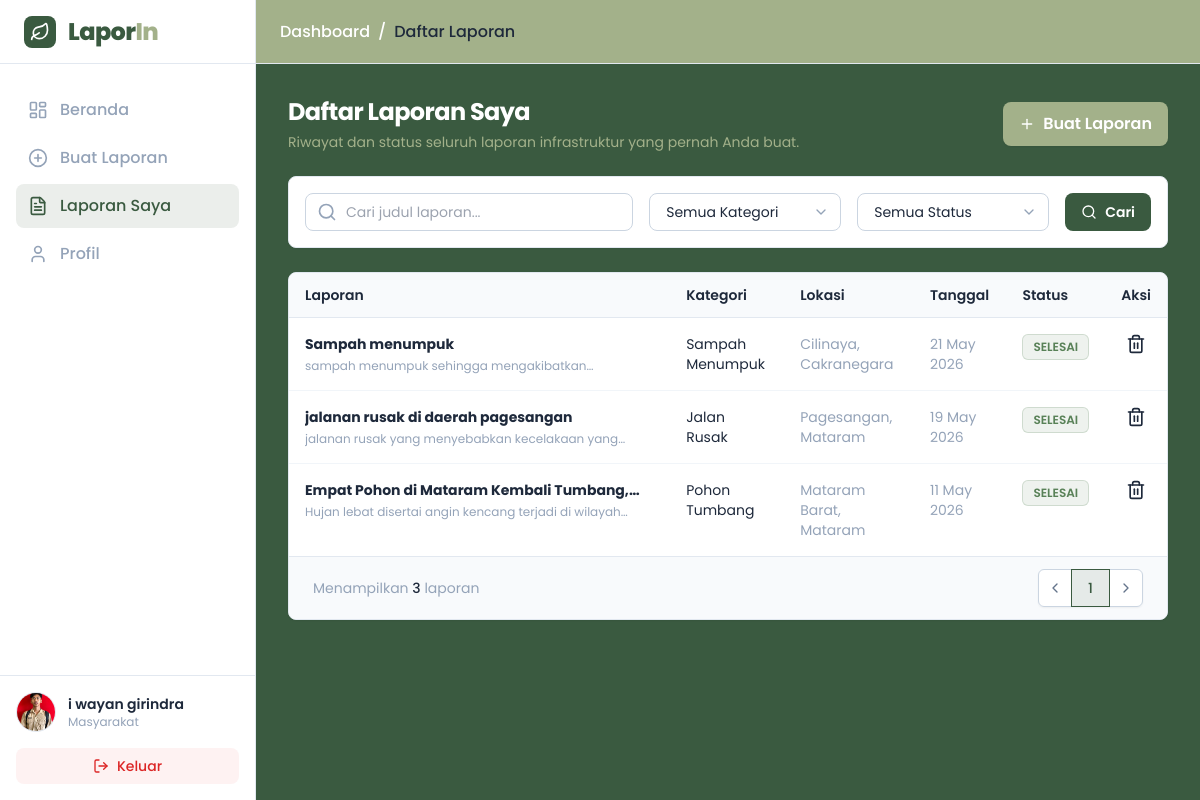
The page /user/daftarLaporan.php (signed in) on the database its author committed.
### tables this page shows
CREATE TABLE `users` (
  `id` int(10) NOT NULL,
  `nama` varchar(50) NOT NULL,
  `nik` varchar(50) NOT NULL,
  `username` varchar(50) NOT NULL,
  `password` varchar(100) NOT NULL,
  `gender` enum('Laki-laki','Perempuan') NOT NULL,
  `alamat` text NOT NULL,
  `foto` varchar(255) NOT NULL
);

CREATE TABLE `laporan` (
  `id` int(11) NOT NULL,
  `user_id` int(11) NOT NULL,
  `judul` varchar(100) NOT NULL,
  `kategori` varchar(50) NOT NULL,
  `deskripsi` text NOT NULL,
  `foto` varchar(255) DEFAULT NULL,
  `rating` int(1) DEFAULT NULL,
  `ulasan` text DEFAULT NULL,
  `alamat` text NOT NULL,
  `kecamatan` varchar(50) NOT NULL,
  `kelurahan` varchar(50) NOT NULL,
  `latitude` decimal(10,8) DEFAULT NULL,
  `longitude` decimal(11,8) DEFAULT NULL,
  `status` enum('Menunggu','Diproses','Selesai','Ditolak') DEFAULT 'Menunggu',
  `tanggal` timestamp NOT NULL DEFAULT current_timestamp()
);

### user/daftarLaporan.php (the view, shortened to what this page needs)
<?php
require __DIR__ . '/../database/conection.php';
$user_id = $_SESSION['user_id'];
$where = "WHERE user_id = :id";
$params = [':id' => $user_id];
$query_laporan = $pdo->prepare("SELECT * FROM laporan $where ORDER BY tanggal DESC");
$query_laporan->execute($params);
$total_laporan = $query_laporan->rowCount();
?>
<!DOCTYPE html>
<html lang="id">
<head>
    <script src="https://cdn.tailwindcss.com"></script>
</head>
<body class="bg-light text-dark font-sans h-screen flex overflow-hidden">
    <?php include 'sidebar.php'; ?>
    <div class="flex-1 flex flex-col h-screen overflow-hidden">
        <header
            class="h-16 bg-accent border-b border-slate-200 flex items-center justify-between px-4 sm:px-6 z-30 shrink-0">
            <div class="hidden sm:block">
                <nav class="flex text-white text-muted font-medium">
                    <a href="beranda.html" class="hover:text-dark">Dashboard</a>
                    <span class="mx-2">/</span>
                    <span class="text-dark">Daftar Laporan</span>
                </nav>
            </div>
        </header>
        <main class="flex-1 overflow-y-auto bg-primary p-4 sm:p-6 lg:p-8">
            <div class="max-w-6xl mx-auto flex flex-col h-full space-y-6">
                <div class="flex flex-col sm:flex-row justify-between items-start sm:items-center gap-4">
                    <div>
                        <h2 class="text-2xl font-bold text-white tracking-tight">Daftar Laporan Saya</h2>
                        <p class="text-accent mt-1 text-sm">Riwayat dan status seluruh laporan infrastruktur yang pernah
                            Anda buat.</p>
                    </div>
                    <a href="buatLaporan.php"
                        class="bg-accent hover:bg-primary-dark text-white px-4 py-2.5 rounded-lg font-semibold flex items-center justify-center transition-colors shadow-sm focus:outline-none focus:ring-2 focus:ring-primary focus:ring-offset-2">
                        <i data-lucide="plus" class="w-4 h-4 mr-2"></i>
                        Buat Laporan
                    </a>
                </div>
                <form method="GET" action="" class="bg-white p-4 rounded-lg border border-slate-200 shadow-sm flex flex-col lg:flex-row gap-4">
                    <div class="flex-1 relative">
                        <div class="absolute inset-y-0 left-0 pl-3 flex items-center pointer-events-none">
                        </div>
                        <input type="text" name="search"
                            value="<?php echo isset($_GET['search']) ? $_GET['search'] : ''; ?>"
                            placeholder="Cari judul laporan..."
                            class="w-full pl-10 pr-4 py-2 rounded-lg border border-slate-300 focus:ring-2 focus:ring-primary/20 focus:border-primary outline-none transition-colors text-sm">
                    </div>
                    <div class="flex flex-col sm:flex-row gap-4">
                        <div class="relative w-full sm:w-48">
                            <select name="kategori"
                                class="w-full pl-4 pr-10 py-2 appearance-none rounded-lg border border-slate-300 focus:ring-2 focus:ring-primary/20 focus:border-primary outline-none transition-colors text-sm bg-white">
                                <option value="all">Semua Kategori</option>
                            </select>
                            <div class="pointer-events-none absolute inset-y-0 right-0 flex items-center px-3 text-slate-400">
                            </div>
                        </div>
                        <div class="relative w-full sm:w-48">
                            <select name="status"
                                class="w-full pl-4 pr-10 py-2 appearance-none rounded-lg border border-slate-300 focus:ring-2 focus:ring-primary/20 focus:border-primary outline-none transition-colors text-sm bg-white">
                                <option value="all">Semua Status</option>
                            </select>
                            <div class="pointer-events-none absolute inset-y-0 right-0 flex items-center px-3 text-slate-400">
                            </div>
                        </div>
                        <button type="submit"
                            class="px-4 py-2 bg-primary text-white rounded-lg font-semibold hover:bg-primary-dark transition-colors text-sm flex items-center gap-2">
                            <i data-lucide="search" class="w-4 h-4"></i>
                            Cari
                        </button>
                    </div>
                </form>
                <div class="bg-white border border-slate-200 rounded-lg shadow-sm overflow-hidden">
                    <div class="hidden md:block overflow-x-auto">
                        <table class="w-full text-left border-collapse">
                            <thead>
                                <tr class="bg-slate-50 border-b border-slate-200 text-sm">
                                    <th class="py-3 px-4 font-semibold text-dark">Laporan</th>
                                    <th class="py-3 px-4 font-semibold text-dark">Kategori</th>
                                    <th class="py-3 px-4 font-semibold text-dark">Lokasi</th>
                                    <th class="py-3 px-4 font-semibold text-dark">Tanggal</th>
                                    <th class="py-3 px-4 font-semibold text-dark">Status</th>
                                    <th class="py-3 px-4 text-center font-semibold text-dark">Aksi</th>
                                </tr>
                            </thead>
                            <tbody class="text-sm divide-y divide-slate-100">
                        <?php if($total_laporan > 0): ?>
                            <?php while($laporan = $query_laporan->fetch()): ?>
                            <tr class="hover:bg-slate-50 transition-colors group cursor-pointer"
                                onclick="window.location='detailLaporan.php?id=<?php echo $laporan['id']; ?>'">
                                <td class="py-4 px-4 align-top">
                                    <p class="font-bold text-dark mb-1 line-clamp-1 group-hover:text-primary transition-colors">
                                        <?php echo $laporan['judul']; ?>
                                    </p>
                                    <p class="text-xs text-muted line-clamp-1"><?php echo $laporan['deskripsi']; ?></p>
                                </td>
                                <td class="py-4 px-4 align-top text-dark"><?php echo $laporan['kategori']; ?></td>
                                <td class="py-4 px-4 align-top text-muted"><?php echo $laporan['kelurahan'] . ', ' . $laporan['kecamatan']; ?></td>
                                <td class="py-4 px-4 align-top text-muted"><?php echo date('d M Y', strtotime($laporan['tanggal'])); ?></td>
                                <td class="py-4 px-4 align-top">
                                    <?php
                                    $status = $laporan['status'];
                                    if($status == 'Menunggu') {
                                        echo '<span class="inline-flex items-center px-2.5 py-1 rounded-md text-xs font-semibold bg-warning/10 text-warning border border-warning/20">MENUNGGU</span>';
                                    } elseif($status == 'Diproses') {
                                        echo '<span class="inline-flex items-center px-2.5 py-1 rounded-md text-xs font-semibold bg-info/10 text-info border border-info/20">DIPROSES</span>';
                                    } elseif($status == 'Selesai') {
                                        echo '<span class="inline-flex items-center px-2.5 py-1 rounded-md text-xs font-semibold bg-secondary/10 text-secondary border border-secondary/20">SELESAI</span>';
                                    } elseif($status == 'Ditolak') {
                                        echo '<span class="inline-flex items-center px-2.5 py-1 rounded-md text-xs font-semibold bg-danger/10 text-danger border border-danger/20">DITOLAK</span>';
                                    }
                                    ?>
                                </td>
                                <td class="py-4 px-4 align-top text-center">
                                    <div class="flex items-center justify-center gap-2">
                                       <i data-lucide="trash-2" class="w-5 h-5"></i>
                                    </div>
                                </td>
                            </tr>
                            <?php endwhile; ?>
                        <?php endif; ?>
                    </tbody>
                </table>
                    </div>
                    <div
                        class="border-t border-slate-200 bg-slate-50 px-4 py-3 flex items-center justify-between sm:px-6">
                        <div class="hidden sm:flex-1 sm:flex sm:items-center sm:justify-between">
                            <div>
                                <p class="text-sm text-muted">
                                    Menampilkan <span class="font-medium text-dark"><?php echo $total_laporan; ?></span> laporan
                                </p>
                            </div>
                            <div>
                                <nav class="relative z-0 inline-flex rounded-md shadow-sm -space-x-px"
                                    aria-label="Pagination">
                                    <a href="#"
                                        class="relative inline-flex items-center px-2 py-2 rounded-l-md border border-slate-300 bg-white text-sm font-medium text-slate-500 hover:bg-slate-50">
                                        <i data-lucide="chevron-left" class="h-4 w-4"></i>
                                    </a>
                                    <a href="#" aria-current="page"
                                        class="z-10 bg-primary/10 border-primary text-primary relative inline-flex items-center px-4 py-2 border text-sm font-medium">
                                        1
                                    </a>
                                    <a href="#"
                                        class="relative inline-flex items-center px-2 py-2 rounded-r-md border border-slate-300 bg-white text-sm font-medium text-slate-500 hover:bg-slate-50">
                                        <i data-lucide="chevron-right" class="h-4 w-4"></i>
                                    </a>
                                </nav>
                            </div>
                        </div>
                    </div>
                </div>
            </div>
        </main>
    </div>
</body>
</html>

### user/sidebar.php (shortened to what this page needs)
<?php
$current_page = basename($_SERVER['PHP_SELF']);
$sidebar_user_id = $_SESSION['user_id'] ?? null;
$sidebar_nama = 'User';
$sidebar_foto = null;
if ($sidebar_user_id && isset($pdo)) {
    $stmt_sidebar = $pdo->prepare("SELECT nama, foto FROM users WHERE id = :id");
    $stmt_sidebar->execute([':id' => $sidebar_user_id]);
    if ($sidebar_row = $stmt_sidebar->fetch()) {
        $sidebar_nama = $sidebar_row['nama'];
        $sidebar_foto = $sidebar_row['foto'];
    }
}
?>
<aside id="sidebar"
    class="fixed inset-y-0 left-0 bg-white w-64 border-r border-slate-200 z-50 transform -translate-x-full lg:translate-x-0 lg:static lg:flex lg:flex-col transition-transform duration-300 ease-in-out">
    <div class="h-16 flex items-center px-6 border-b border-slate-200">
        <div class="w-8 h-8 bg-primary rounded-lg flex items-center justify-center text-white mr-3">
            <i data-lucide="leaf" class="w-5 h-5"></i>
        </div>
        <span class="text-primary font-extrabold text-2xl tracking-tight">Lapor<span class="text-accent">In</span></span>
    </div>
    <nav class="flex-1 px-4 py-6 space-y-1 overflow-y-auto">
        <a href="beranda.php" class="flex items-center px-3 py-2.5 <?php echo ($current_page == 'beranda.php') ? 'bg-primary/10 text-primary' : 'text-muted hover:text-dark hover:bg-slate-50 transition-colors'; ?> rounded-lg font-medium group">
            <i data-lucide="layout-dashboard" class="w-5 h-5 mr-3 <?php echo ($current_page == 'beranda.php') ? '' : 'group-hover:text-primary transition-colors'; ?>"></i>
            Beranda
        </a>
        <a href="buatLaporan.php"
            class="flex items-center px-3 py-2.5 <?php echo ($current_page == 'buatLaporan.php') ? 'bg-primary/10 text-primary' : 'text-muted hover:text-dark hover:bg-slate-50 transition-colors'; ?> rounded-lg font-medium group">
            <i data-lucide="plus circle" class="w-5 h-5 mr-3 <?php echo ($current_page == 'buatLaporan.php') ? '' : 'group-hover:text-primary transition-colors'; ?>"></i>
            Buat Laporan
        </a>
        <a href="daftarLaporan.php"
            class="flex items-center px-3 py-2.5 <?php echo (in_array($current_page, ['daftarLaporan.php', 'detailLaporan.php', 'editLaporan.php'])) ? 'bg-primary/10 text-primary' : 'text-muted hover:text-dark hover:bg-slate-50 transition-colors'; ?> rounded-lg font-medium group">
            <i data-lucide="file-text" class="w-5 h-5 mr-3 <?php echo (in_array($current_page, ['daftarLaporan.php', 'detailLaporan.php', 'editLaporan.php'])) ? '' : 'group-hover:text-primary transition-colors'; ?>"></i>
            Laporan Saya
        </a>
        <a href="profile.php"
            class="flex items-center px-3 py-2.5 <?php echo ($current_page == 'profile.php') ? 'bg-primary/10 text-primary' : 'text-muted hover:text-dark hover:bg-slate-50 transition-colors'; ?> rounded-lg font-medium group">
            <i data-lucide="user" class="w-5 h-5 mr-3 <?php echo ($current_page == 'profile.php') ? '' : 'group-hover:text-primary transition-colors'; ?>"></i>
            Profil
        </a>
    </nav>
    <div class="p-4 border-t border-slate-200">
        <a href="profile.php" class="flex items-center group">
            <div
                class="w-10 h-10 rounded-full bg-slate-100 flex items-center justify-center text-primary font-bold overflow-hidden border border-slate-200">
                <?php if(!empty($sidebar_foto)): ?>
                <img src="../uploads/foto_profil/<?php echo htmlspecialchars($sidebar_foto); ?>"
                alt="Avatar" class="w-full h-full object-cover">
                <?php else: ?>
                <img src="<?php echo 'https://ui-avatars.com/api/?name=' . urlencode($sidebar_nama) . '&background=A3B18A&color=ffffff'; ?>"
                alt="Avatar" class="w-full h-full object-cover">
                <?php endif; ?>
            </div>
            <div class="ml-3">
                <p class="text-sm font-semibold text-dark group-hover:text-primary transition-colors">
                    <?php echo htmlspecialchars($sidebar_nama); ?>
                </p>
                <p class="text-xs text-muted">Masyarakat</p>
            </div>
        </a>
        <a href="logout.php"
            class="mt-4 w-full flex items-center justify-center px-3 py-2 text-sm text-danger bg-red-50 hover:bg-red-100 rounded-lg font-medium transition-colors">
            <i data-lucide="log-out" class="w-4 h-4 mr-2"></i>
            Keluar
        </a>
    </div>
</aside>

### rows shown on the page
users: foto (picture), nama "i wayan girindra"
laporan: judul "Sampah menumpuk", deskripsi "sampah menumpuk sehingga…", kategori "Sampah Menumpuk", kelurahan "Cilinaya", kecamatan "Cakranegara", tanggal "21 May 2026", status "SELESAI"
laporan: judul "jalanan rusak di daerah pagesangan", deskripsi "jalanan rusak yang menyebabkan kecelakaan…", kategori "Jalan Rusak", kelurahan "Pagesangan", kecamatan "Mataram", tanggal "19 May 2026", status "SELESAI"
laporan: judul "Empat Pohon di Mataram Kembali…", deskripsi "Hujan lebat disertai angin kencang terjadi di…", kategori "Pohon Tumbang", kelurahan "Mataram Barat", kecamatan "Mataram", tanggal "11 May 2026", status "SELESAI"

### other values the page prints
$total_laporan "3"
